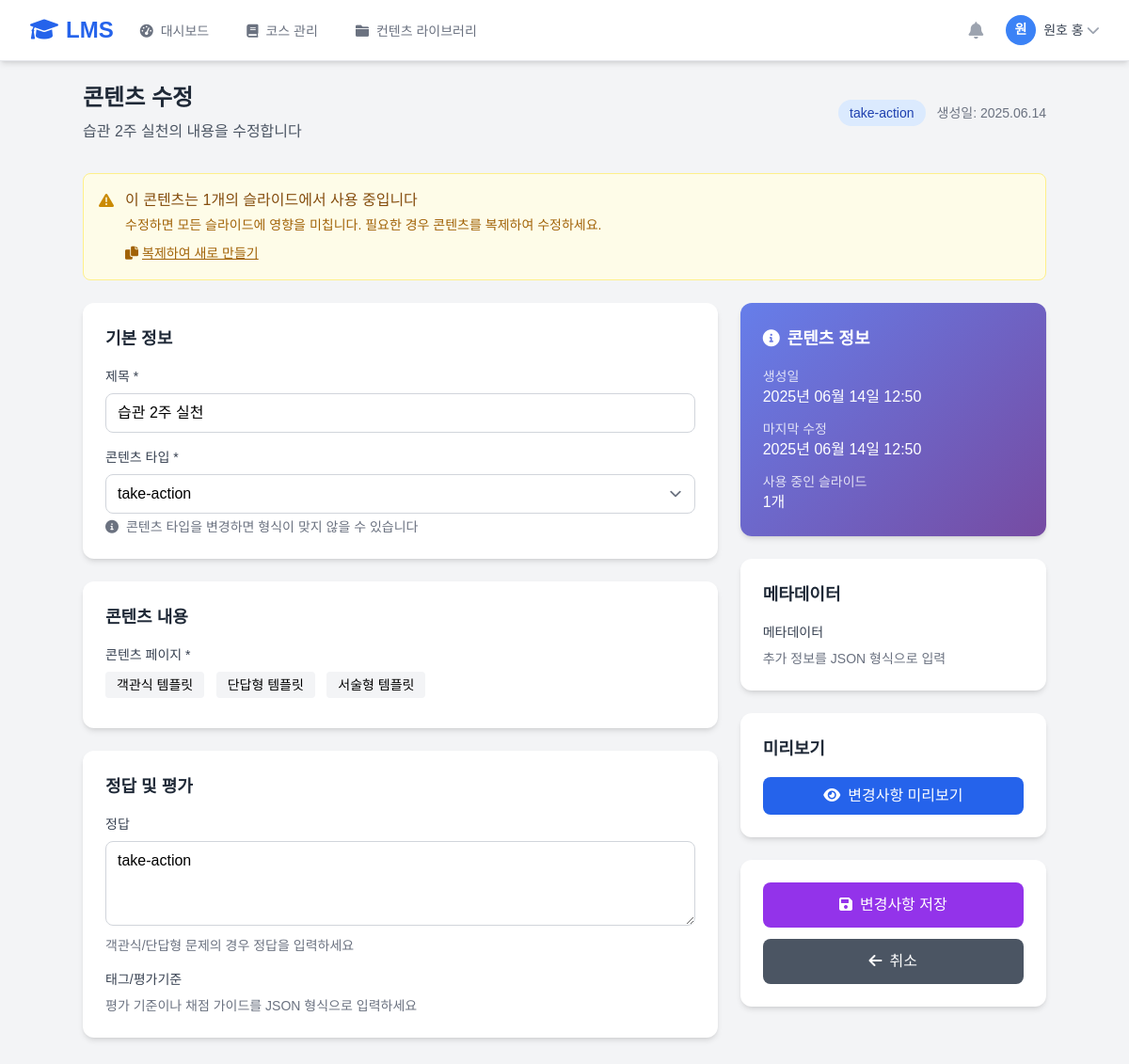
/teacher/contents/53/edit/ (signed in), run on the app's committed database.
### teacher/models.py (models this page shows, shortened)
class Contents(models.Model):
    content_type = models.ForeignKey(ContentType, on_delete=models.CASCADE, verbose_name='콘텐츠 타입')
    title = models.CharField('제목', max_length=200)
    page = models.TextField('콘텐츠 페이지', help_text='HTML 형식의 콘텐츠')
    answer = models.TextField('정답', blank=True,null=True, help_text='객관식/단답형의 경우 정답')
    meta_data = models.JSONField('메타데이터', default=dict, blank=True)
    tags = models.JSONField('태그/평가기준', default=dict, blank=True, help_text='채점이나 평가 기준')
    created_by = models.ForeignKey(User, on_delete=models.SET_NULL, null=True, verbose_name='생성자')
    created_at = models.DateTimeField('생성일', auto_now_add=True)
    updated_at = models.DateTimeField('수정일', auto_now=True)
    is_active = models.BooleanField('활성화', default=True)
    is_public = models.BooleanField('공개', default=True, help_text='다른 교사들도 사용할 수 있도록 공개')  # 추가
    class Meta:
        verbose_name = '콘텐츠'
        verbose_name_plural = '콘텐츠'
        ordering = ['-created_at']

class ContentType(models.Model):
    type_name = models.CharField('타입명', max_length=50)
    description = models.TextField('설명', blank=True)
    icon = models.CharField('아이콘', max_length=50, blank=True,null=True)
    color = models.CharField('색상', max_length=7, blank=True,null=True)
    is_active = models.BooleanField('활성화', default=True)
    class Meta:
        verbose_name = '컨텐츠 타입'
        verbose_name_plural = '컨텐츠 타입'
    def __str__(self):
        return self.type_name

### teacher/contents_views.py (the view)
# urls.py: path('contents/<int:content_id>/edit/', contents_views.contents_edit, name='contents_edit'),
@login_required
def contents_edit(request, content_id):
    content = get_object_or_404(Contents, id=content_id, created_by=request.user)
    if request.method == 'POST':
        form = ContentsForm(request.POST, instance=content)
        if form.is_valid():
            try:
                meta_data = form.cleaned_data.get('meta_data', '{}')
                if not meta_data or meta_data.strip() == '':
                    content.meta_data = {}
                else:
                    content.meta_data = json.loads(meta_data)
                tags = form.cleaned_data.get('tags', '{}')
                if not tags or tags.strip() == '':
                    content.tags = {}
                else:
                    content.tags = json.loads(tags)
            except json.JSONDecodeError as e:
                messages.error(request, f'JSON 형식 오류: {str(e)}')
                return render(request, 'teacher/contents/edit.html', {
                    'form': form,
                    'object': content
                })
            form.save()
            messages.success(request, '콘텐츠가 수정되었습니다.')
            return redirect('teacher:contents_list')
    else:
        initial_data = {
            'meta_data': json.dumps(content.meta_data, ensure_ascii=False) if content.meta_data else '{}',
            'tags': json.dumps(content.tags, ensure_ascii=False) if content.tags else '{}'
        }
        form = ContentsForm(instance=content, initial=initial_data)
    context = {
        'form': form,
        'object': content,
        'content': content,
        'content_types': ContentType.objects.filter(is_active=True),
    }
    return render(request, 'teacher/contents/edit.html', context)

### templates/teacher/contents/edit.html (shortened to what this page needs)
{% extends 'teacher/base.html' %}
{% block extra_css %}
<link rel="stylesheet" href="https://cdnjs.cloudflare.com/ajax/libs/codemirror/5.65.2/codemirror.min.css">
<link rel="stylesheet" href="https://cdnjs.cloudflare.com/ajax/libs/codemirror/5.65.2/theme/material.min.css">
{% endblock %}
{% block content %}
<div class="max-w-5xl mx-auto">
    <div class="mb-8">
        <div class="flex items-center justify-between">
            <div>
                <h1 class="text-2xl font-bold text-gray-800 mb-2">콘텐츠 수정</h1>
                <p class="text-gray-600">{{ object.title }}의 내용을 수정합니다</p>
            </div>
            <div class="flex items-center space-x-3">
                <span class="bg-blue-100 text-blue-800 px-3 py-1 rounded-full text-sm">
                    {{ object.content_type.type_name }}
                </span>
                <span class="text-gray-500 text-sm">
                    생성일: {{ object.created_at|date:"Y.m.d" }}
                </span>
            </div>
        </div>
    </div>
    {% if object.chasislide_set.exists %}
    <div class="mb-6 p-4 bg-yellow-50 border border-yellow-200 rounded-lg">
        <div class="flex items-start">
            <i class="fas fa-exclamation-triangle text-yellow-600 mt-1 mr-3"></i>
            <div>
                <h4 class="font-medium text-yellow-800 mb-1">이 콘텐츠는 {{ object.chasislide_set.count }}개의 슬라이드에서 사용 중입니다</h4>
                <p class="text-sm text-yellow-700">수정하면 모든 슬라이드에 영향을 미칩니다. 필요한 경우 콘텐츠를 복제하여 수정하세요.</p>
                <div class="mt-2">
                    <a href="{% url 'teacher:contents_duplicate' object.id %}"
                       class="text-sm text-yellow-700 hover:text-yellow-800 underline">
                        <i class="fas fa-copy mr-1"></i>복제하여 새로 만들기
                    </a>
                </div>
            </div>
        </div>
    </div>
    {% endif %}
    <form method="post" id="contentForm" novalidate>
        <div class="grid grid-cols-1 lg:grid-cols-3 gap-6">
            <div class="lg:col-span-2 space-y-6">
                <div class="bg-white rounded-xl shadow-md p-6">
                    <h3 class="text-lg font-semibold text-gray-800 mb-4">기본 정보</h3>
                    <div class="space-y-4">
                        <div>
                            <label for="{{ form.title.id_for_label }}" class="block text-sm font-medium text-gray-700 mb-2">
                                {{ form.title.label }} *
                            </label>
                            {{ form.title }}
                        </div>
                        <div>
                            <label for="{{ form.content_type.id_for_label }}" class="block text-sm font-medium text-gray-700 mb-2">
                                {{ form.content_type.label }} *
                            </label>
                            {{ form.content_type }}
                            <p class="mt-1 text-sm text-gray-500">
                                <i class="fas fa-info-circle mr-1"></i>
                                콘텐츠 타입을 변경하면 형식이 맞지 않을 수 있습니다
                            </p>
                        </div>
                    </div>
                </div>
                <div class="bg-white rounded-xl shadow-md p-6">
                    <h3 class="text-lg font-semibold text-gray-800 mb-4">콘텐츠 내용</h3>
                    <div>
                        <label for="{{ form.page.id_for_label }}" class="block text-sm font-medium text-gray-700 mb-2">
                            {{ form.page.label }} *
                        </label>
                        <div class="mb-2">
                            <button type="button" onclick="insertTemplate('multiple-choice')"
                                    class="text-sm bg-gray-100 hover:bg-gray-200 px-3 py-1 rounded mr-2">
                                객관식 템플릿
                            </button>
                            <button type="button" onclick="insertTemplate('short-answer')"
                                    class="text-sm bg-gray-100 hover:bg-gray-200 px-3 py-1 rounded mr-2">
                                단답형 템플릿
                            </button>
                            <button type="button" onclick="insertTemplate('essay')"
                                    class="text-sm bg-gray-100 hover:bg-gray-200 px-3 py-1 rounded">
                                서술형 템플릿
                            </button>
                        </div>
                    </div>
                </div>
                <div class="bg-white rounded-xl shadow-md p-6">
                    <h3 class="text-lg font-semibold text-gray-800 mb-4">정답 및 평가</h3>
                    <div class="space-y-4">
                        <div>
                            <label for="{{ form.answer.id_for_label }}" class="block text-sm font-medium text-gray-700 mb-2">
                                {{ form.answer.label }}
                            </label>
                            {{ form.answer }}
                            <p class="mt-1 text-sm text-gray-500">객관식/단답형 문제의 경우 정답을 입력하세요</p>
                        </div>
                        <div>
                            <label for="{{ form.tags.id_for_label }}" class="block text-sm font-medium text-gray-700 mb-2">
                                {{ form.tags.label }}
                            </label>
                            <p class="mt-1 text-sm text-gray-500">평가 기준이나 채점 가이드를 JSON 형식으로 입력하세요</p>
                        </div>
                    </div>
                </div>
            </div>
            <div class="space-y-6">
                <div class="info-card rounded-xl shadow-md p-6">
                    <h3 class="text-lg font-semibold mb-4">
                        <i class="fas fa-info-circle mr-2"></i>콘텐츠 정보
                    </h3>
                    <div class="space-y-3 text-white">
                        <div>
                            <p class="text-sm opacity-80">생성일</p>
                            <p class="font-medium">{{ object.created_at|date:"Y년 m월 d일 H:i" }}</p>
                        </div>
                        <div>
                            <p class="text-sm opacity-80">마지막 수정</p>
                            <p class="font-medium">{{ object.updated_at|date:"Y년 m월 d일 H:i" }}</p>
                        </div>
                        <div>
                            <p class="text-sm opacity-80">사용 중인 슬라이드</p>
                            <p class="font-medium">{{ object.chasislide_set.count }}개</p>
                        </div>
                    </div>
                </div>
                <div class="bg-white rounded-xl shadow-md p-6">
                    <h3 class="text-lg font-semibold text-gray-800 mb-4">메타데이터</h3>
                    <div>
                        <label for="{{ form.meta_data.id_for_label }}" class="block text-sm font-medium text-gray-700 mb-2">
                            {{ form.meta_data.label }}
                        </label>
                        <p class="mt-1 text-sm text-gray-500">추가 정보를 JSON 형식으로 입력</p>
                    </div>
                </div>
                <div class="bg-white rounded-xl shadow-md p-6">
                    <h3 class="text-lg font-semibold text-gray-800 mb-4">미리보기</h3>
                    <button type="button" onclick="previewContent()"
                            class="w-full bg-blue-600 text-white py-2 px-4 rounded-lg hover:bg-blue-700 transition duration-200">
                        <i class="fas fa-eye mr-2"></i>변경사항 미리보기
                    </button>
                </div>
                <div class="bg-white rounded-xl shadow-md p-6">
                    <button type="submit"
                            class="w-full bg-purple-600 text-white py-3 px-4 rounded-lg hover:bg-purple-700 transition duration-200 font-medium mb-3">
                        <i class="fas fa-save mr-2"></i>변경사항 저장
                    </button>
                    <a href="{% if request.GET.return_to == 'slide_edit' and request.GET.slide_id %}{% url 'teacher:chasi_slide_edit' request.GET.slide_id %}{% else %}{% url 'teacher:contents_list' %}{% endif %}"
                       class="block w-full bg-gray-600 text-white py-3 px-4 rounded-lg hover:bg-gray-700 transition duration-200 font-medium text-center">
                        <i class="fas fa-arrow-left mr-2"></i>취소
                    </a>
                </div>
            </div>
        </div>
    </form>
</div>
{% endblock %}

### templates/teacher/base.html (shortened to what this page needs)
<!DOCTYPE html>
<html lang="ko">
<head>
    <script src="https://cdn.tailwindcss.com?plugins=forms,typography,aspect-ratio,line-clamp"></script>
    <link rel="stylesheet" href="https://cdnjs.cloudflare.com/ajax/libs/font-awesome/6.0.0/css/all.min.css">
    {% block extra_css %}{% endblock %}
</head>
<body class="bg-gray-100">
    <nav class="bg-white shadow-md border-b border-gray-200 fixed w-full top-0 z-50">
        <div class="max-w-7xl mx-auto px-4 sm:px-6 lg:px-8">
            <div class="flex justify-between h-16">
                <div class="flex items-center">
                    <div class="flex-shrink-0">
                        <a href="{% url 'teacher:dashboard' %}" class="text-2xl font-bold text-blue-600">
                            <i class="fas fa-graduation-cap mr-2"></i>LMS
                        </a>
                    </div>
                    <div class="hidden md:ml-6 md:flex md:space-x-8">
                        <a href="{% url 'teacher:dashboard' %}"
                           class="{% if 'dashboard' in request.resolver_match.url_name %}border-blue-500 text-gray-900{% else %}border-transparent text-gray-500 hover:text-gray-700 hover:border-gray-300{% endif %} inline-flex items-center px-1 pt-1 border-b-2 text-sm font-medium">
                            <i class="fas fa-tachometer-alt mr-2"></i>대시보드
                        </a>
                        <a href="{% url 'teacher:course_dashboard' %}"
                           class="{% if 'course' in request.resolver_match.url_name %}border-blue-500 text-gray-900{% else %}border-transparent text-gray-500 hover:text-gray-700 hover:border-gray-300{% endif %} inline-flex items-center px-1 pt-1 border-b-2 text-sm font-medium">
                            <i class="fas fa-book mr-2"></i>코스 관리
                        </a>
                        <a href="{% url 'teacher:contents_list' %}"
                           class="{% if 'contents_list' in request.resolver_match.url_name %}border-blue-500 text-gray-900{% else %}border-transparent text-gray-500 hover:text-gray-700 hover:border-gray-300{% endif %} inline-flex items-center px-1 pt-1 border-b-2 text-sm font-medium">
                            <i class="fas fa-folder mr-2"></i>컨텐츠 라이브러리
                        </a>
                    </div>
                </div>
                <div class="flex items-center">
                    <div class="flex items-center space-x-4">
                        <button class="p-2 text-gray-400 hover:text-gray-500">
                            <i class="fas fa-bell text-lg"></i>
                        </button>
                        <div class="relative">
                            <button class="flex items-center text-sm rounded-full focus:outline-none focus:ring-2 focus:ring-offset-2 focus:ring-blue-500"
                                    id="user-menu-button" onclick="toggleUserMenu()">
                                <img class="h-8 w-8 rounded-full bg-blue-500 flex items-center justify-center text-white font-bold"
                                     alt="{{ user.get_full_name }}">
                                <span class="ml-2 text-gray-700">{{ user.get_full_name|default:user.username }}</span>
                                <i class="fas fa-chevron-down ml-1 text-gray-400"></i>
                            </button>
                        </div>
                    </div>
                </div>
            </div>
        </div>
    </nav>
    <main class="pt-16 min-h-screen">
        <div class="max-w-7xl mx-auto py-6 px-4 sm:px-6 lg:px-8">
            {% block content %}{% endblock %}
        </div>
    </main>
        </body>
        </html>

### templates/teacher/contents/edit.html (style rules this page uses)
.info-card { background: linear-gradient(135deg, #667eea 0%, #764ba2 100%); color: white; }

### data on the page
Contents: title "습관 2주 실천", content_type.type_name "take-action", created_at "2025.06.14", chasislide_set.count "1", content_type "take-action", answer "take-action", created_at "2025년 06월 14일 12:50", updated_at "2025년 06월 14일 12:50"

### other printed values
{{ user.get_full_name|default:user.username }} "원호 홍"
